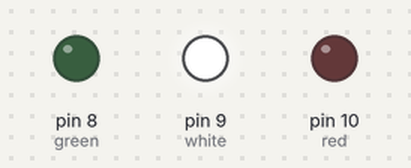
The sketch below on a simulated Arduino Uno, built with avr-gcc and run on an emulated ATmega328P. Parts: output pins drawn as LEDs (lit = HIGH).

Above: at 1.5 s.
At 9.0 s:
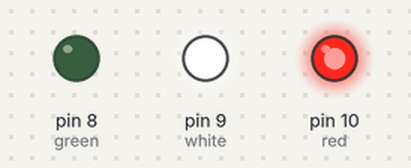
At 19.0 s:
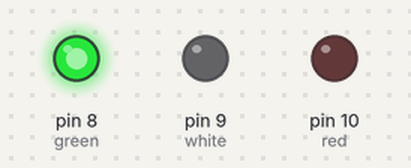
At 33.5 s:
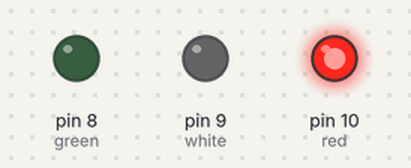
Timing chart, 0 to 36.4 s (numbered marks = the images above):
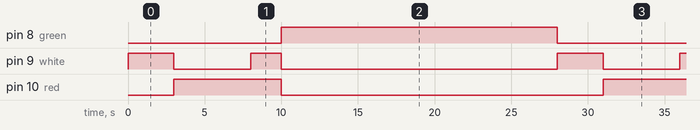

The sketch:

sketch_may20a.ino
```cpp
int red = 10;
int white = 9;
int green = 8;

void setup(){
  pinMode(red , OUTPUT);
  pinMode(white , OUTPUT);
  pinMode(green , OUTPUT);
  }

  void loop(){
    changeLights();
    delay(15000);
    }

  void changeLights(){

    digitalWrite(green , LOW);
    digitalWrite(white , HIGH);
    delay(3000);

    digitalWrite(white , LOW);
    digitalWrite(red , HIGH);
    delay(5000);

    digitalWrite(white , HIGH);
    delay(2000);

    digitalWrite(white , LOW);
    digitalWrite(red , LOW);
    digitalWrite(green , HIGH);

    delay(3000);
  }
```

Measured:
- by itself, pin 8 (green): alternates HIGH for 18.0 s and LOW for 10.0 s
- by itself, pin 9 (white): repeats every 28.0 s: LOW 5.0 s, HIGH 2.0 s, LOW 18.0 s, HIGH 3.0 s
- by itself, pin 10 (red): alternates HIGH for 7.0 s and LOW for 21.0 s
